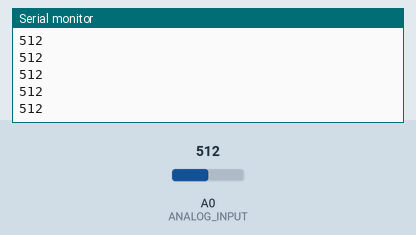
The sketch below on a simulated Arduino Uno, built with avr-gcc and run on an emulated ATmega328P. On the bench: the last lines printed to the serial monitor. The inputs (shaded band) are chosen by the test bench; at power-on: A0 (ANALOG_INPUT) = 512.

Above: at 1.2 s.
1.3 s: A0 (ANALOG_INPUT) set to 716
At 1.68 s:
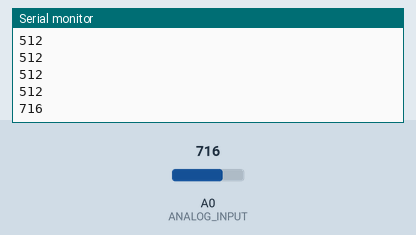
2.8 s: A0 (ANALOG_INPUT) set to 900
At 2.93 s:
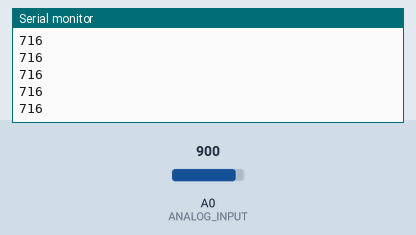
Timing chart, 0 to 5.8 s (numbered marks = the images above; inputs shaded):
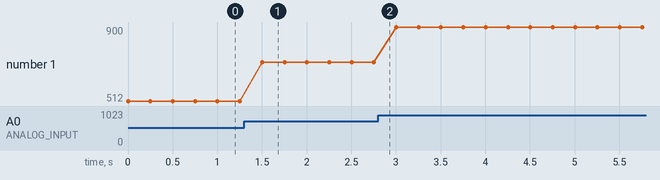

The sketch:

06.Potencjometr.ino
```cpp
#define ANALOG_INPUT A0

int analogValue = 0;

void setup() {
  Serial.begin(9600);
}

void loop() {
  analogValue = analogRead(ANALOG_INPUT); // read the analog value
  Serial.println(analogValue);
  delay(250);
}
```

Measured:
- after the input at 1.3 s, the serial monitor: prints a new line after 0.20 s (image 1)
- plotted number 1: 512 → 716 after the input at 1.3 s, 716 → 900 after the input at 2.8 s
